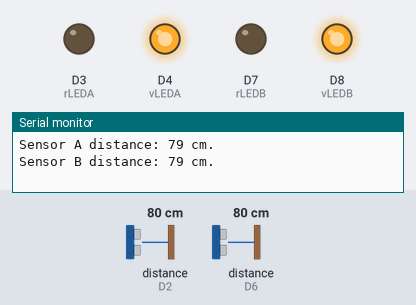
Recording of a program running on a simulated ESP8266 (NodeMCU). Shown: output pins drawn as LEDs (lit = HIGH), the last lines printed to the serial monitor. Wiring (inferred from the names in the program): 2 × ultrasonic range finder: trigger D1, echo D2 / trigger D5, echo D6. The inputs (shaded band) are chosen by the test bench; at power-on: distance to the obstacle (sensors on D2, D6) 80 cm. The echo pulse lasts 58.3 µs per cm; pins used as bus, display or sensor lines are not drawn.

Above: at 2.7 s.
2.8 s: distance to the obstacle (sensor on D2) set to 13 cm
7.8 s: distance to the obstacle (sensor on D2) set to 10 cm
At 10.8 s:
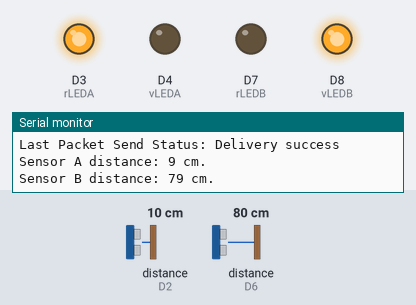
12.8 s: distance to the obstacle (sensor on D6) set to 13 cm
17.8 s: distance to the obstacle (sensor on D6) set to 10 cm
At 22.6 s:
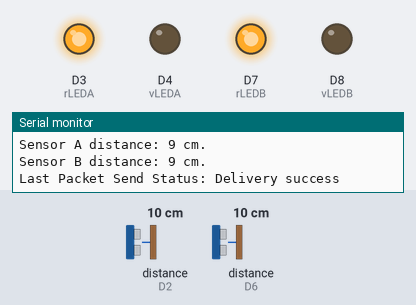
23.0 s: distance to the obstacle (sensor on D2) set to 18 cm
At 26.9 s:
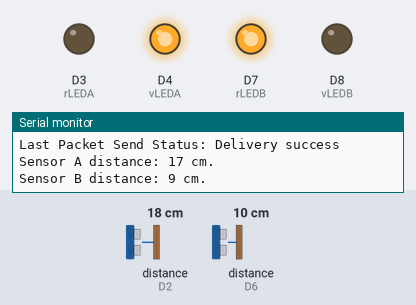
28.0 s: distance to the obstacle (sensor on D2) set to 2 cm
At 30.1 s:
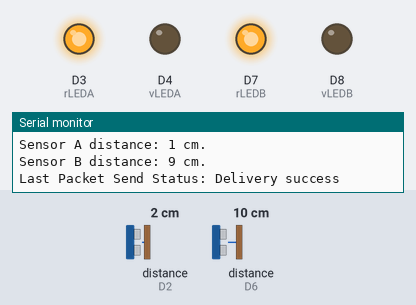
Timing chart, 0 to 31.6 s (numbered marks = the images above; inputs shaded):
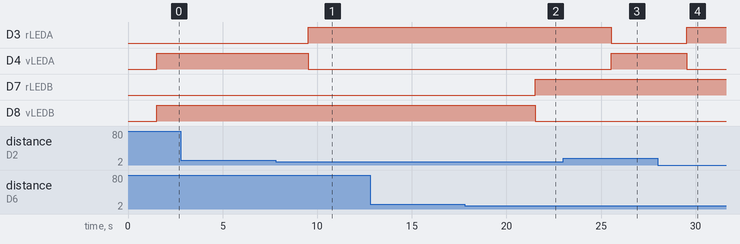

The program:

main.cpp
```cpp
#include <Arduino.h>
#include <ESP8266WiFi.h>
#include <espnow.h>

#include "wifiSecrets.h"

// Define HC-SR04 A pins
const int triggerPinA = D1;
const int echoPinA = D2;

// Define HC-SR04 B pins
const int triggerPinB = D5;
const int echoPinB = D6;

// Define LEDs A
const int rLEDA = D3;
const int vLEDA = D4;

// Define LEDs B
const int rLEDB = D7;
const int vLEDB = D8;

// Define variables
int DISTANCE_A;
int DISTANCE_B;
long DURATION_A;
long DURATION_B;
bool slotStatusA;
bool slotStatusB;

void sensorSetupA();
void sensorSetupB();
void statusA();
void statusB();

// Structure example to send data
// Must match the receiver structure
typedef struct struct_message
{
  int id;
  int distanceA;
  int distanceB;
  bool slotStatusA;
  bool slotStatusB;
} struct_message;

// Create a struct_message to store variables to be sent
struct_message senderData;

unsigned long lastTime = 0;
unsigned long timerDelay = 5000;

// Callback when data is sent
void OnDataSent(uint8_t *mac_addr, uint8_t sendStatus)
{
  Serial.print("Last Packet Send Status: ");
  if (sendStatus == 0)
  {
    Serial.println("Delivery success\r\n");
  }
  else
  {
    Serial.println("Delivery fail\r\n");
  }
}

void WiFiSetup()
{
  // Config WiFi as STATION
  WiFi.mode(WIFI_STA);
  WiFi.disconnect();

  // Init ESP-NOW
  if (esp_now_init() != 0)
  {
    Serial.println("Error initializing ESP-NOW");
    return;
  }
  // Set ESP-NOW role
  esp_now_set_self_role(ESP_NOW_ROLE_CONTROLLER);

  // Once ESPNow is successfully init, we will register for Send CB to
  // get the status of Trasnmitted packet
  esp_now_register_send_cb(OnDataSent);

  // Register peer
  esp_now_add_peer(broadcastAddress, ESP_NOW_ROLE_SLAVE, 1, NULL, 0);
}

void WiFiConfig()
{
  if ((millis() - lastTime) > timerDelay)
  {
    // Set values to send
    senderData.id = BOARD_ID;
    senderData.distanceA = DISTANCE_A;
    senderData.distanceB = DISTANCE_B;
    senderData.slotStatusA = slotStatusA;
    senderData.slotStatusB = slotStatusB;

    // Send message via ESP-NOW
    esp_now_send(0, (uint8_t *)&senderData, sizeof(senderData));
    lastTime = millis();
  }
}

void setup()
{
  // Initialize serial and wait for port to open:
  Serial.begin(9600);
  // This delay gives the chance to wait for a Serial Monitor without blocking if none is found
  delay(1500);

  // Define HC-SR04 A pins status
  pinMode(triggerPinA, OUTPUT);
  pinMode(echoPinA, INPUT);

  // Define HC-SR04 B pins status
  pinMode(triggerPinB, OUTPUT);
  pinMode(echoPinB, INPUT);

  // Define LEDs A pins status
  pinMode(rLEDA, OUTPUT);
  pinMode(vLEDA, OUTPUT);

  // Define LEDs B pins status
  pinMode(rLEDB, OUTPUT);
  pinMode(vLEDB, OUTPUT);

  WiFiSetup();
}

void loop()
{
  sensorSetupA();
  sensorSetupB();

  statusA();
  statusB();

  WiFiConfig();

  delay(4000);
}

void sensorSetupA()
{
  // Clears the triggerPinA
  digitalWrite(triggerPinA, LOW);
  delayMicroseconds(2);

  // Sets the triggerPinA on HIGH state for 10 micro seconds
  digitalWrite(triggerPinA, HIGH);
  delayMicroseconds(10);
  digitalWrite(triggerPinA, LOW);

  // Reads the echoPinA, returns the sound wave travel time in microseconds
  DURATION_A = pulseIn(echoPinA, HIGH);

  // Calculating the distance for HC-SR04 A
  DISTANCE_A = DURATION_A * 0.034 / 2;
  // Prints the distance on the Serial Monitor
  Serial.print("Sensor A distance: ");
  Serial.print(DISTANCE_A);
  Serial.println(" cm.");
}

void sensorSetupB()
{
  // Clears the triggerPinB
  digitalWrite(triggerPinB, LOW);
  delayMicroseconds(2);

  // Sets the triggerPinB on HIGH state for 10 micro seconds
  digitalWrite(triggerPinB, HIGH);
  delayMicroseconds(10);
  digitalWrite(triggerPinB, LOW);

  // Reads the echoPinB, returns the sound wave travel time in microseconds
  DURATION_B = pulseIn(echoPinB, HIGH);

  // Calculating the distance for HC-SR04 B
  DISTANCE_B = DURATION_B * 0.034 / 2;
  // Prints the distance on the Serial Monitor
  Serial.print("Sensor B distance: ");
  Serial.print(DISTANCE_B);
  Serial.println(" cm.");
}

void statusA()
{
  if (DISTANCE_A > 10)
  {
    // Slot A is available
    slotStatusA = true;

    // Power OFF red light
    digitalWrite(rLEDA, LOW);
    // Power ON green light
    digitalWrite(vLEDA, HIGH);
  }
  else
  {
    // Slot A is busy
    slotStatusA = false;

    // Power ON red light
    digitalWrite(rLEDA, HIGH);
    // Power OFF green light
    digitalWrite(vLEDA, LOW);
  }
}

void statusB()
{
  if (DISTANCE_B > 10)
  {
    // Slot B is available
    slotStatusB = true;

    // Power OFF red light
    digitalWrite(rLEDB, LOW);
    // Power ON green light
    digitalWrite(vLEDB, HIGH);
  }
  else
  {
    // Slot B is busy
    slotStatusB = false;

    // Power ON red light
    digitalWrite(rLEDB, HIGH);
    // Power OFF green light
    digitalWrite(vLEDB, LOW);
  }
}
```

wifiSecrets.h
```cpp
#define AP_SSID "CPMS"
#define AP_PASS "UPBTET2021"

uint8_t broadcastAddress[] = {0xFF, 0xFF, 0xFF, 0xFF, 0xFF, 0xFF};

#define BOARD_ID 1
```

Measured:
- the behaviour switches between 12 and 11 cm on distance to the obstacle (sensor on D2) (found by bisection; images 0 and 1)
- the behaviour switches between 12 and 11 cm on distance to the obstacle (sensor on D6) (found by bisection; images 1 and 2)
- after the input at 7.8 s, D3 (rLEDA): LOW → HIGH after 1.7 s; D4 (vLEDA): HIGH → LOW after 1.7 s
- after the input at 17.8 s, D7 (rLEDB): LOW → HIGH after 3.7 s; D8 (vLEDB): HIGH → LOW after 3.7 s
- after the input at 23.0 s, D3 (rLEDA): HIGH → LOW after 2.5 s; D4 (vLEDA): LOW → HIGH after 2.5 s
- after the input at 28.0 s, D3 (rLEDA): LOW → HIGH after 1.5 s; D4 (vLEDA): HIGH → LOW after 1.5 s
